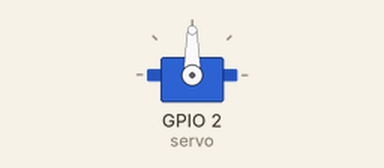
Recording of a sketch running on a simulated ESP8266 (NodeMCU). On the bench: servo. WiFi joins after 1.5 s; servers stay silent unless stated; uploads are accepted with an empty reply; what the sketch prints to the serial monitor is not drawn.

Above: at 1.65 s.
At 2.8 s:
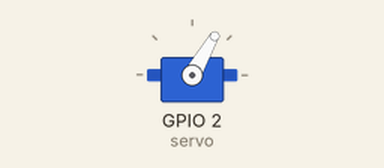
Timing chart, 0 to 8.3 s (numbered marks = the images above):
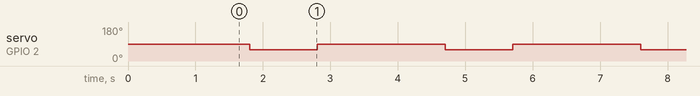

Measured:
- by itself, servo on GPIO 2 (servo): alternates 90° for 1.9 s and 60° for 1.0 s

The sketch:

lights_get.ino
```cpp
#include <ESP8266WiFi.h>
#include <ESP8266HTTPClient.h>
#include <ArduinoJson.h>
#include <Servo.h>

 String id = "<ID1>";
 String auth_key = "<AUTH_KEY1>";
 const int done_status = -1;
 String lights_api_base = "http://<BASE_URL>.herokuapp.com/";
 String lights_api_get = lights_api_base + "get_status/?id=" + id + "&auth_key=" + auth_key;
 String lights_api_set = lights_api_base + "set_status/?new_status=" + done_status + "&id=" + id + "&auth_key=" + auth_key;

 const int off_angle = 60; //Set these params
 const int on_angle = 120;
 const int rest_angle = 90;

 const char* ssid = "<SSID>";
 const char* password = "<WIFI_PASS>";

int my_angle = rest_angle;
int my_status=0;
Servo servo;

void setup () {
  servo.attach(2); //D4

  servo.write(rest_angle);

  Serial.begin(115200);
  WiFi.mode(WIFI_STA);
  WiFi.disconnect();
  delay(100);

  // Attempt to connect to Wifi network:
  Serial.print("Connecting Wifi: ");
  Serial.println(ssid);
  WiFi.begin(ssid, password);
  while (WiFi.status() != WL_CONNECTED) {
    Serial.print(".");
    delay(500);
  }
  Serial.println("");
  Serial.println("WiFi connected");
  Serial.println("IP address: ");
  IPAddress ip = WiFi.localIP();
  Serial.println(ip);

}

void loop() {

  if (WiFi.status() == WL_CONNECTED) { //Check WiFi connection status

    WiFiClient client;
    HTTPClient http;  //Declare HTTPClient

    http.begin(client, lights_api_get);  //Specify request destination

    int httpCode = http.GET();                                  //Send the request
    Serial.println("REQUEST SENT");
    Serial.println(httpCode);

    if (httpCode > 0) { //check the response code

    const size_t capacity = JSON_OBJECT_SIZE(1) + 30;
    DynamicJsonBuffer jsonBuffer(capacity);
    JsonObject& root = jsonBuffer.parseObject(http.getString());

    int current_status = root["current_status"];

     if (current_status != done_status) {
      //Could create more complex status triggers here
      if (current_status == 0){
        my_angle = off_angle;
      }
      if (current_status == 1){
        my_angle = on_angle;
      }


      servo.write(my_angle);
      delay(1000);
      servo.write(rest_angle);
      delay(1000);
      my_status = done_status;
      my_angle = rest_angle;

    WiFiClient post_client;
    HTTPClient post_http;
    post_http.begin(post_client, lights_api_set);  //Specify request destination
    int post_http_code = post_http.POST("None");
    post_http.end();
     }


    Serial.println("current_status");
    Serial.println(current_status);
    }


    http.end();

  }

  delay(500);
}
```
